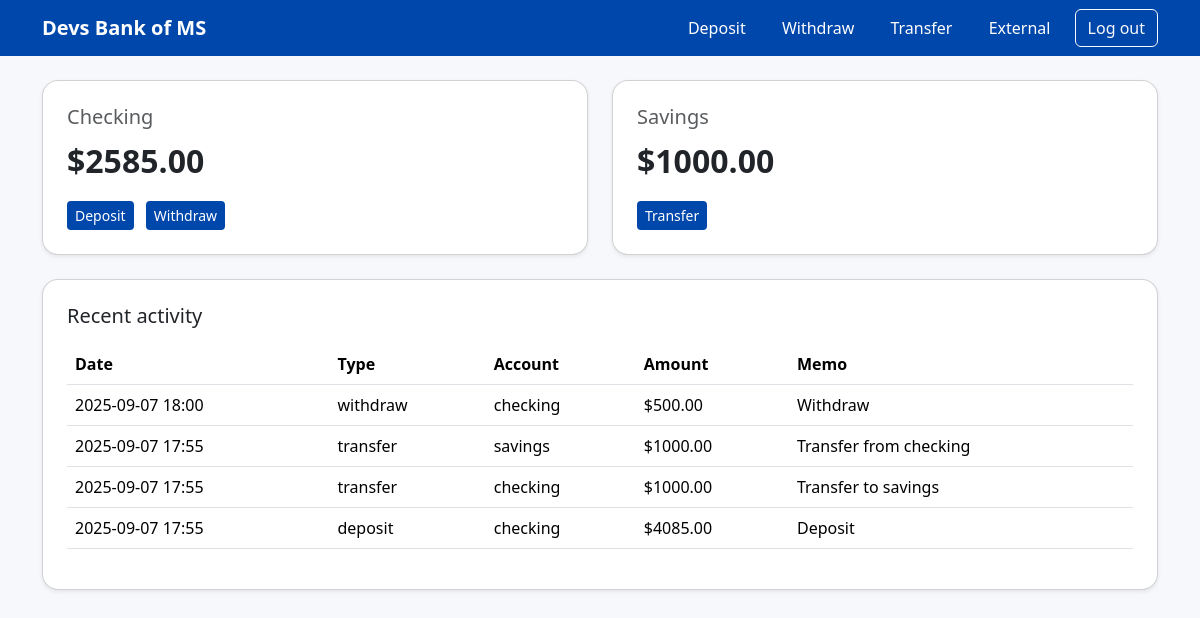
Page / (signed in) on the earlier database version.
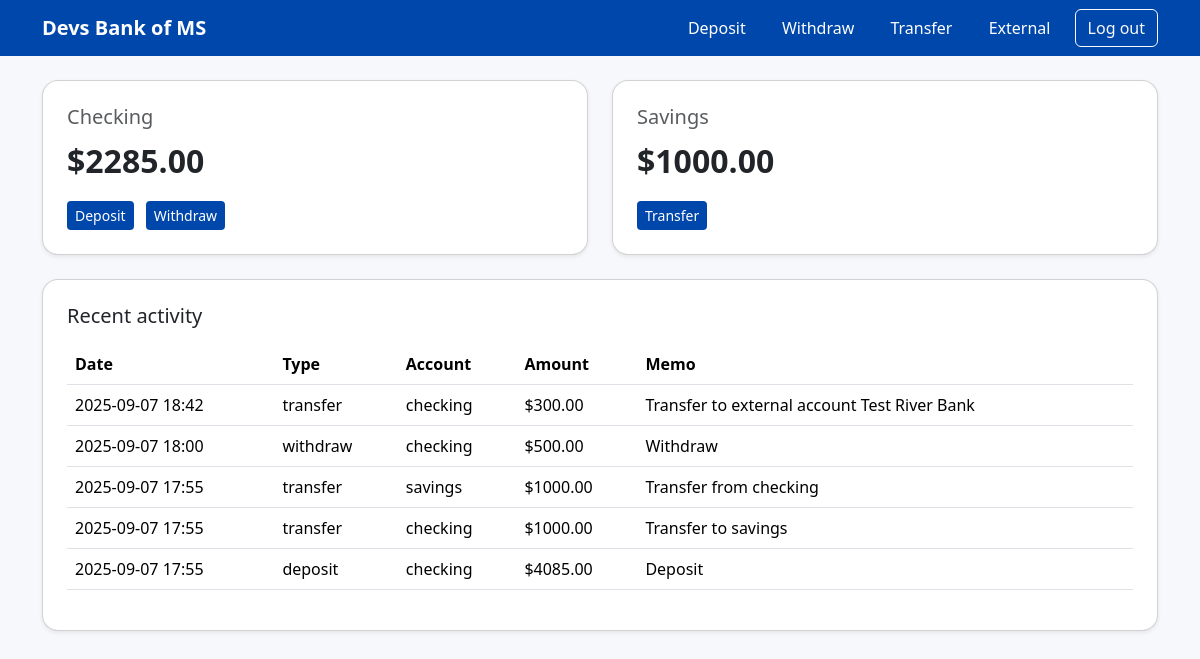
Same page on the later database version.
### banking/models.py (models this page shows, shortened)
class Account(models.Model):
    CHECKING = "checking"
    SAVINGS = "savings"
    ACCOUNT_TYPES = [(CHECKING, "Checking"), (SAVINGS, "Savings")]
    user = models.ForeignKey(USER, on_delete = models.CASCADE)
    kind = models.CharField(max_length = 10, choices = ACCOUNT_TYPES)
    balance = models.DecimalField(max_digits = 12, decimal_places = 2, default = 0)
    class Meta:
        unique_together = ("user", "kind")

class Transaction(models.Model):
    DEPOSIT = "deposit"
    WITHDRAW = "withdraw"
    TRANSFER = "transfer"
    TYPES = [(DEPOSIT, "Deposit"), (WITHDRAW, "Withdraw"), (TRANSFER, "Transfer")]
    user = models.ForeignKey(USER, on_delete = models.CASCADE)
    account = models.ForeignKey(Account, on_delete = models.CASCADE, related_name = "transactions")
    tx_type = models.CharField(max_length = 10, choices = TYPES)
    amount = models.DecimalField(max_digits = 12, decimal_places = 2)
    created_at = models.DateTimeField(auto_now_add = True)
    memo = models.CharField(max_length = 140, blank = True)

### banking/views.py (the view)
# urls.py: path("", views.dashboard, name="dashboard"),
@login_required
def dashboard(request):
    checking = Account.objects.get(user = request.user, kind = Account.CHECKING)
    savings = Account.objects.get(user = request.user, kind = Account.SAVINGS)
    txs = Transaction.objects.filter(user = request.user).order_by("-created_at")[:10]
    return render(request, "dashboard.html", {"checking": checking, "savings": savings, "txs": txs})

### banking/templates/dashboard.html
{% extends "base.html" %}
{% block content %}
<div class="row g-4">
  <div class="col-md-6">
    <div class="card p-4 shadow-sm">
      <h5 class="text-muted">Checking</h5>
      <div class="balance">${{ checking.balance }}</div>
      <div class="mt-3">
        <a href="{% url 'deposit' %}" class="btn btn-brand btn-sm me-2">Deposit</a>
        <a href="{% url 'withdraw' %}" class="btn btn-brand btn-sm">Withdraw</a>
      </div>
    </div>
  </div>
  <div class="col-md-6">
    <div class="card p-4 shadow-sm">
      <h5 class="text-muted">Savings</h5>
      <div class="balance">${{ savings.balance }}</div>
      <div class="mt-3">
        <a href="{% url 'transfer' %}" class="btn btn-brand btn-sm">Transfer</a>
      </div>
    </div>
  </div>
</div>
<div class="card p-4 shadow-sm mt-4">
  <h5 class="mb-3">Recent activity</h5>
  <div class="table-responsive">
    <table class="table align-middle">
      <thead><tr><th>Date</th><th>Type</th><th>Account</th><th>Amount</th><th>Memo</th></tr></thead>
      <tbody>
        {% for t in txs %}
          <tr>
            <td>{{ t.created_at|date:"Y-m-d H:i" }}</td>
            <td>{{ t.tx_type }}</td>
            <td>{{ t.account.kind }}</td>
            <td>${{ t.amount }}</td>
            <td>{{ t.memo }}</td>
          </tr>
        {% empty %}
          <tr><td colspan="5">No transactions yet.</td></tr>
        {% endfor %}
      </tbody>
    </table>
  </div>
</div>
{% endblock %}

Differences in the rows shown:
changed Account (number 1 of 2 on the later page): balance "2585.00" → "2285.00"
added Transaction: created_at "2025-09-07 18:42", tx_type "transfer", account.kind "checking", amount "300.00", memo "Transfer to external account Test River Bank"
